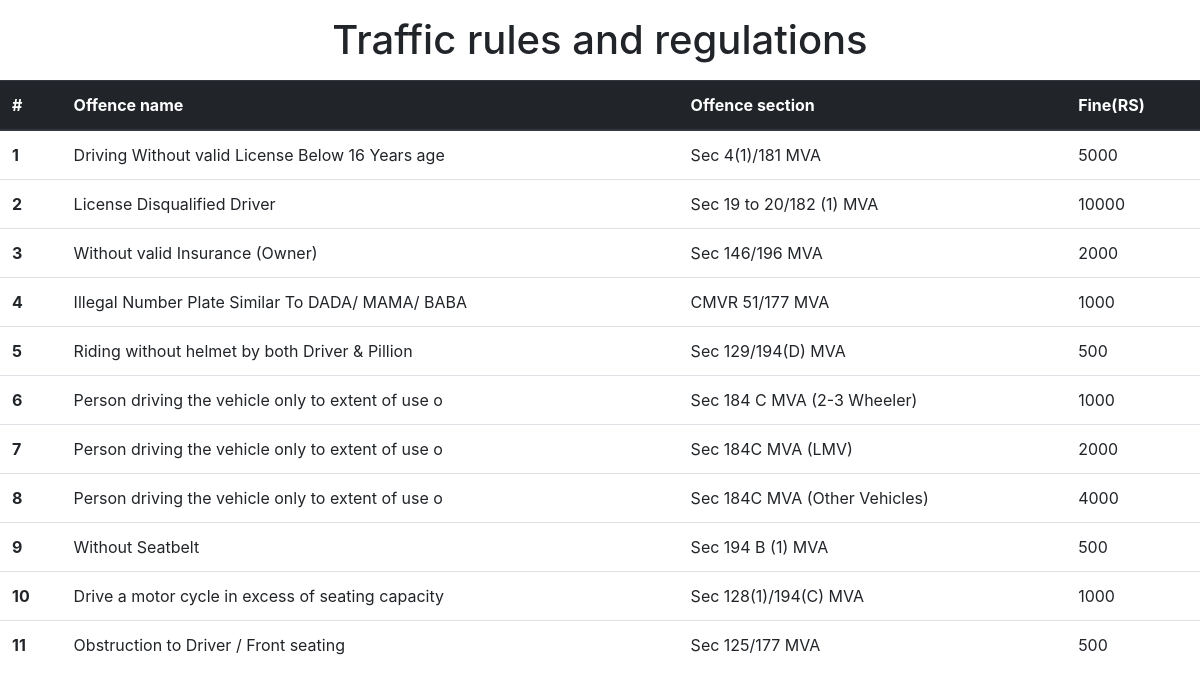
Screenshot of /offence with the database file from the repository.
### trafficbotapp/models.py (models this page shows)
class product(models.Model):
       offence_name=models.CharField(max_length=50)
       offence_section=models.CharField(max_length=300)
       fine=models.CharField(max_length=10)

### trafficbotapp/views.py (the view)
# urls.py: path("offence",views.offence,name='offence'),
def offence(request):
    products=product.objects.all()
    return render(request,"ofeence.html",{'products':products})

### trafficbotapp/templates/ofeence.html (shortened to what this page needs)
<!doctype html>
<html lang="en">
  <head>
    <link rel="stylesheet" href="https://cdn.jsdelivr.net/npm/bootstrap@4.1.3/dist/css/bootstrap.min.css">
   <P> <center><h1>Traffic rules and regulations</h1></center></P>
    <P><table class="table"></P>
      <thead class="thead-dark">
        <tr>
          <th scope="col">#</th>
          <th scope="col">Offence name</th>
          <th scope="col">Offence section</th>
          <th scope="col">Fine(RS)</th>
        </tr>
      </thead>
      <tbody>
        {%for product in products%}
        <tr>
          <th scope="row">{{forloop.counter}}</th>
          <td>  {{product.offence_name}}
          </td>
          <td>  {{product.offence_section}}
          </td>
          <td>  {{product.fine}}
          </td>
        </tr>
        {%endfor%}
      </tbody>
  </body>
</html>

### rows the page displays
product: offence_name "Driving Without valid License Below 16 Years age", offence_section "Sec 4(1)/181 MVA", fine "5000"
product: offence_name "License Disqualified Driver", offence_section "Sec 19 to 20/182 (1) MVA", fine "10000"
product: offence_name "Without valid Insurance (Owner)", offence_section "Sec 146/196 MVA", fine "2000"
product: offence_name "Illegal Number Plate Similar To DADA/ MAMA/ BABA", offence_section "CMVR 51/177 MVA", fine "1000"
product: offence_name "Riding without helmet by both Driver & Pillion", offence_section "Sec 129/194(D) MVA", fine "500"
product: offence_name "Person driving the vehicle only to extent of use o", offence_section "Sec 184 C MVA (2-3 Wheeler)", fine "1000"
product: offence_name "Person driving the vehicle only to extent of use o", offence_section "Sec 184C MVA (LMV)", fine "2000"
product: offence_name "Person driving the vehicle only to extent of use o", offence_section "Sec 184C MVA (Other Vehicles)", fine "4000"
product: offence_name "Without Seatbelt", offence_section "Sec 194 B (1) MVA", fine "500"
product: offence_name "Drive a motor cycle in excess of seating capacity", offence_section "Sec 128(1)/194(C) MVA", fine "1000"
product: offence_name "Obstruction to Driver / Front seating", offence_section "Sec 125/177 MVA", fine "500"
